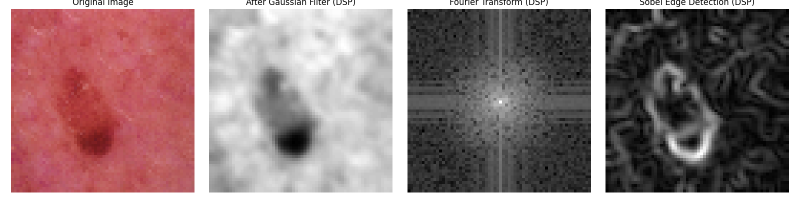
#> input picture dsp_visualization.png, 1600 x 400 px (shown at 1/2 size); its folder holds only this picture in this run
$ python -i main.py   (imports and definitions only)   (older library calls are emulated)
#> lines starting #> are read from the running program, lines starting #| are printed output that depends on the picture
import cv2
import numpy as np
import matplotlib.pyplot as plt
import matplotlib.gridspec as gridspec
from matplotlib.patches import FancyBboxPatch
from scipy.fft import fft2, fftshift
import os
from sklearn.svm import SVC
from sklearn.model_selection import train_test_split
from sklearn.metrics import accuracy_score
from sklearn.preprocessing import StandardScaler


# ══════════════════════════════════════════
#   STEP 1 — OPEN AND RESIZE ONE IMAGE
# ══════════════════════════════════════════

def open_one_image(file_path):
    image = cv2.imread(file_path)
    image = cv2.resize(image, (64, 64))
    return image


# ══════════════════════════════════════════
#   STEP 2 — LOAD ALL IMAGES FROM A FOLDER
# ══════════════════════════════════════════

def load_all_images(folder_path, label, limit=100):
#> further down, picture is the input picture: shape (400, 1600, 3); mean B, G, R 122.3, 121.3, 142.8
    all_images = []
    all_labels = []

    file_list = os.listdir(folder_path)

    for file_name in file_list[:limit]:
        full_path = os.path.join(folder_path, file_name)
        image     = open_one_image(full_path)

        if image is not None:
            all_images.append(image)
            all_labels.append(label)

    return all_images, all_labels


# ══════════════════════════════════════════
#   STEP 3 — DSP: CLEAN THE IMAGE (FILTER)
# ══════════════════════════════════════════

def clean_image(image):
    gray_image    = cv2.cvtColor(image, cv2.COLOR_BGR2GRAY)
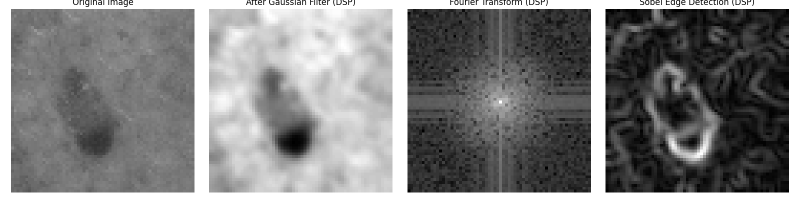
#> gray_image: shape (400, 1600) (shown at 1/2 size); min 0, max 255, mean 127.9
    cleaned_image = cv2.GaussianBlur(gray_image, (5, 5), 0)
    return cleaned_image


# ══════════════════════════════════════════
#   STEP 4 — DSP: FOURIER TRANSFORM
# ══════════════════════════════════════════

def apply_fourier(cleaned_image):
    fourier_result = fft2(cleaned_image)
    centered       = fftshift(fourier_result)
    frequencies    = np.abs(centered)
    return frequencies


# ══════════════════════════════════════════
#   STEP 5 — DSP: DETECT EDGES (SOBEL)
# ══════════════════════════════════════════

def detect_edges(cleaned_image):
    horizontal_edges = cv2.Sobel(cleaned_image, cv2.CV_64F, 1, 0, ksize=3)
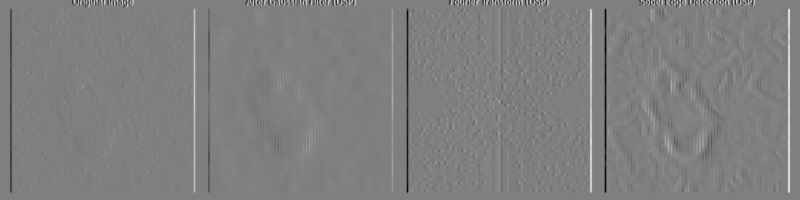
#> horizontal_edges: shape (400, 1600) float64 (shown at 1/2 size); min -636, max 636, mean 0; drawn with min black and max white
    vertical_edges   = cv2.Sobel(cleaned_image, cv2.CV_64F, 0, 1, ksize=3)
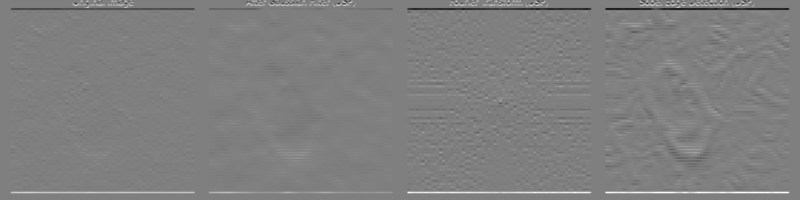
#> vertical_edges: shape (400, 1600) float64 (shown at 1/2 size); min -636, max 636, mean 0.9; drawn with min black and max white
    all_edges        = np.sqrt(horizontal_edges**2 + vertical_edges**2)
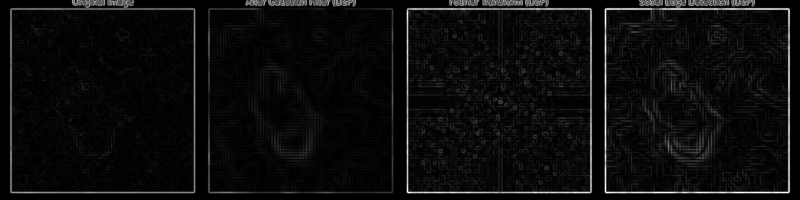
#> all_edges: shape (400, 1600) float64 (shown at 1/2 size); min 0, max 636, mean 31.4; drawn with min black and max white
    return all_edges


# ══════════════════════════════════════════
#   STEP 6 — EXTRACT 12 NUMBERS FROM IMAGE
# ══════════════════════════════════════════

def get_12_numbers(image):
    cleaned     = clean_image(image)
    frequencies = apply_fourier(cleaned)
    edges       = detect_edges(cleaned)
    hsv_image   = cv2.cvtColor(image, cv2.COLOR_BGR2HSV)
#> hsv_image: shape (400, 1600, 3); mean H, S, V 24.8, 29.4, 142.8

    number_1  = np.mean(frequencies)
#> number_1 = 4648.9
    number_2  = np.std(frequencies)
#> number_2 = 119868.4
    number_3  = np.max(frequencies)
#> number_3 = 81838000
    number_4  = np.var(cleaned)
#> number_4 = 6133.2
    number_5  = np.mean(edges)
#> number_5 = 31.43
    number_6  = np.std(edges)
#> number_6 = 71.08
    number_7  = np.mean(hsv_image[:, :, 0])
#> number_7 = 24.77
    number_8  = np.mean(hsv_image[:, :, 1])
#> number_8 = 29.44
    number_9  = np.mean(hsv_image[:, :, 2])
#> number_9 = 142.8
    number_10 = np.std(hsv_image[:, :, 0])
#> number_10 = 61.53
    number_11 = np.std(hsv_image[:, :, 1])
#> number_11 = 57.43
    number_12 = np.std(hsv_image[:, :, 2])
#> number_12 = 83.05

    return [number_1, number_2, number_3, number_4, number_5, number_6,
            number_7, number_8, number_9, number_10, number_11, number_12]


# ══════════════════════════════════════════
#   STEP 7 — LOAD THE DATASET
# ══════════════════════════════════════════

# [1 line not run here, left out]
# [1 line that did not run here, left out]

# [1 line not run here, left out]
# [1 line that did not run here, left out]

# [1 line that did not run here, left out]
# [1 line that did not run here, left out]

# [1 line that did not run here, left out]
# [1 line that did not run here, left out]
# [1 line that did not run here, left out]

# [8 lines not run here, left out]

all_numbers = []
# [3 lines not run here, left out]

all_numbers = np.array(all_numbers)
# [1 line that did not run here, left out]

# [1 line not run here, left out]


# ══════════════════════════════════════════
#   STEP 9 — NORMALIZE THE NUMBERS
# ══════════════════════════════════════════

normalizer         = StandardScaler()
# [1 line that did not run here, left out]


# ══════════════════════════════════════════
#   STEP 10 — SPLIT INTO TRAIN AND TEST
# ══════════════════════════════════════════

# [5 lines that did not run here, left out]


# ══════════════════════════════════════════
#   STEP 11 — TRAIN THE MODEL
# ══════════════════════════════════════════

# [1 line not run here, left out]

model = SVC(kernel='rbf', probability=True)
# [3 lines not run here, left out]


# ══════════════════════════════════════════
#   STEP 12 — TEST THE MODEL
# ══════════════════════════════════════════

# [1 line that did not run here, left out]

# [1 line that did not run here, left out]
# [1 line that did not run here, left out]
# [1 line that did not run here, left out]
# [1 line that did not run here, left out]

# [1 line not run here, left out]


# ══════════════════════════════════════════
#   STEP 13 — PICK A RANDOM IMAGE TO SHOW
# ══════════════════════════════════════════

# [1 line that did not run here, left out]
# [1 line that did not run here, left out]

# [1 line that did not run here, left out]
# [1 line that did not run here, left out]
# [1 line that did not run here, left out]
# [1 line that did not run here, left out]


# ══════════════════════════════════════════
#   STEP 14 — PREDICT THAT RANDOM IMAGE
# ══════════════════════════════════════════

# [1 line that did not run here, left out]
# [1 line that did not run here, left out]

# [1 line that did not run here, left out]
# [1 line that did not run here, left out]
# [1 line that did not run here, left out]

# [1 line that did not run here, left out]
# [1 line that did not run here, left out]
# [1 line that did not run here, left out]


# ══════════════════════════════════════════
#   STEP 15 — DRAW THE WINDOW
# ══════════════════════════════════════════

# [1 line that did not run here, left out]
BG     = "#0D0D1A"
CARD   = "#13132B"
WHITE  = "#F0F0FF"
DIM    = "#7777AA"

fig = plt.figure(figsize=(18, 9), facecolor=BG)

gs = gridspec.GridSpec(
    3, 5, figure=fig,
    left=0.03, right=0.97,
    top=0.88,  bottom=0.08,
    wspace=0.35, hspace=0.5
)

# [7 lines not run here, left out]


# [6 lines that did not run here, left out]

# [11 lines not run here, left out]


result_panel = fig.add_subplot(gs[:, 4])
# [12 lines not run here, left out]

bar_background = FancyBboxPatch((0.1, 0.40), 0.8, 0.04,                       boxstyle="round,pad=0.01", facecolor='#1E1E3A', edgecolor='none', transform=result_panel.transAxes)
# [1 line that did not run here, left out]
# [7 lines not run here, left out]


# [6 lines that did not run here, left out]

# [18 lines not run here, left out]

>>> import cv2
>>> picture = cv2.imread('dsp_visualization.png')
>>> result = get_12_numbers(picture)
#> result = [4648.9, 119868.4, 81838000, 6133.2, 31.43, 71.08, 24.77, 29.44, 142.8, 61.53, 57.43, 83.05]
